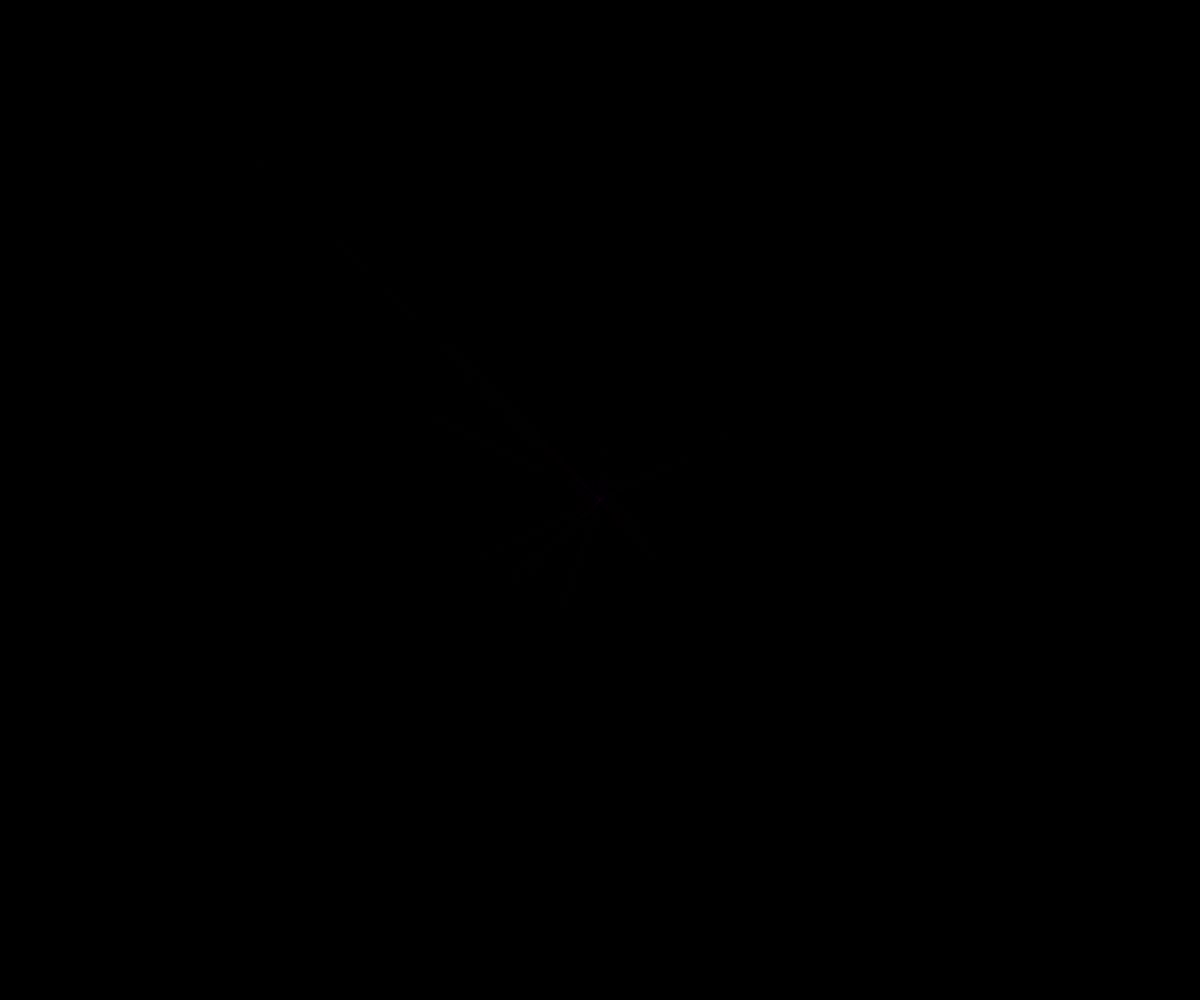
Frame 1 (no input)
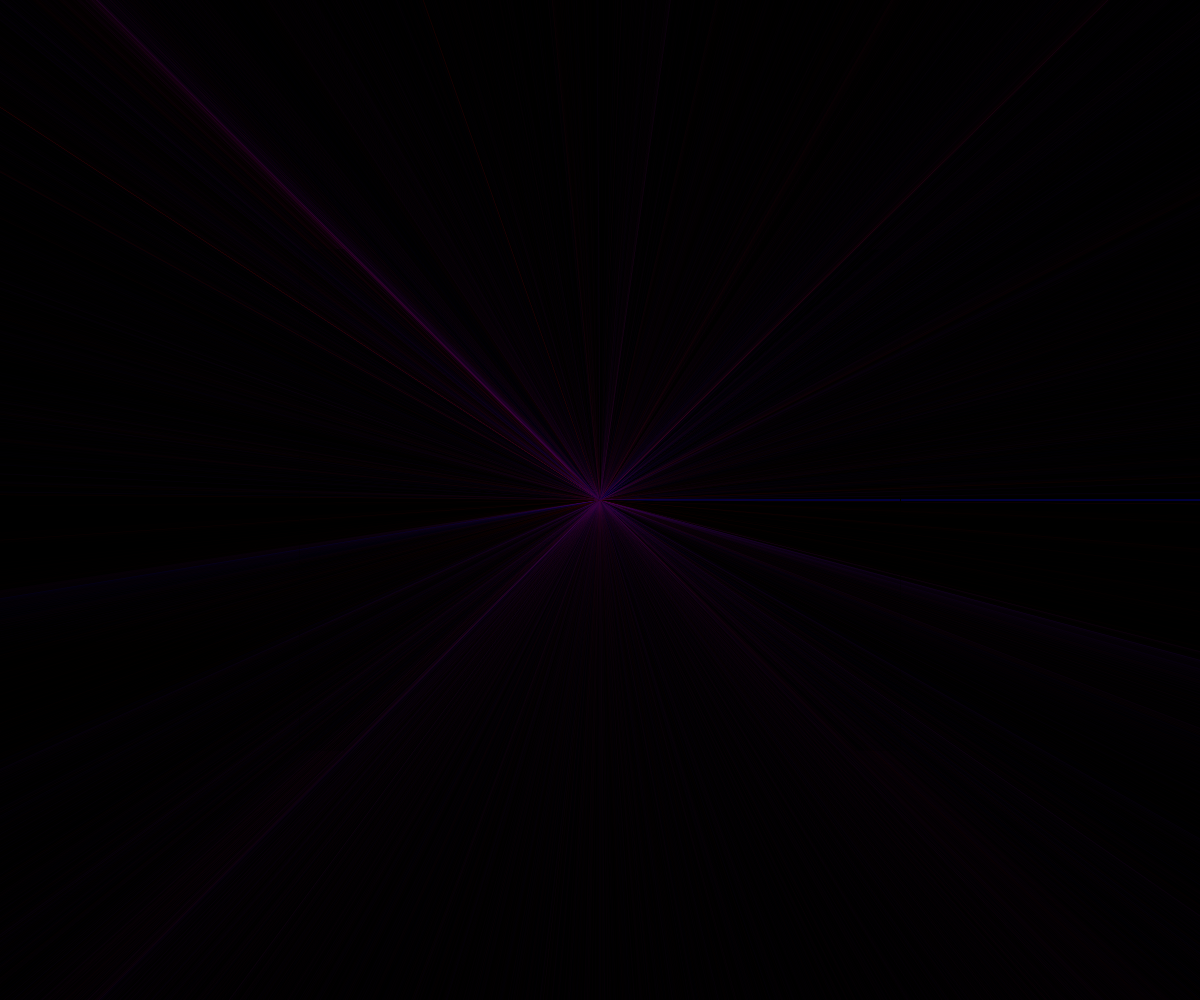
Frame 60 (no input)
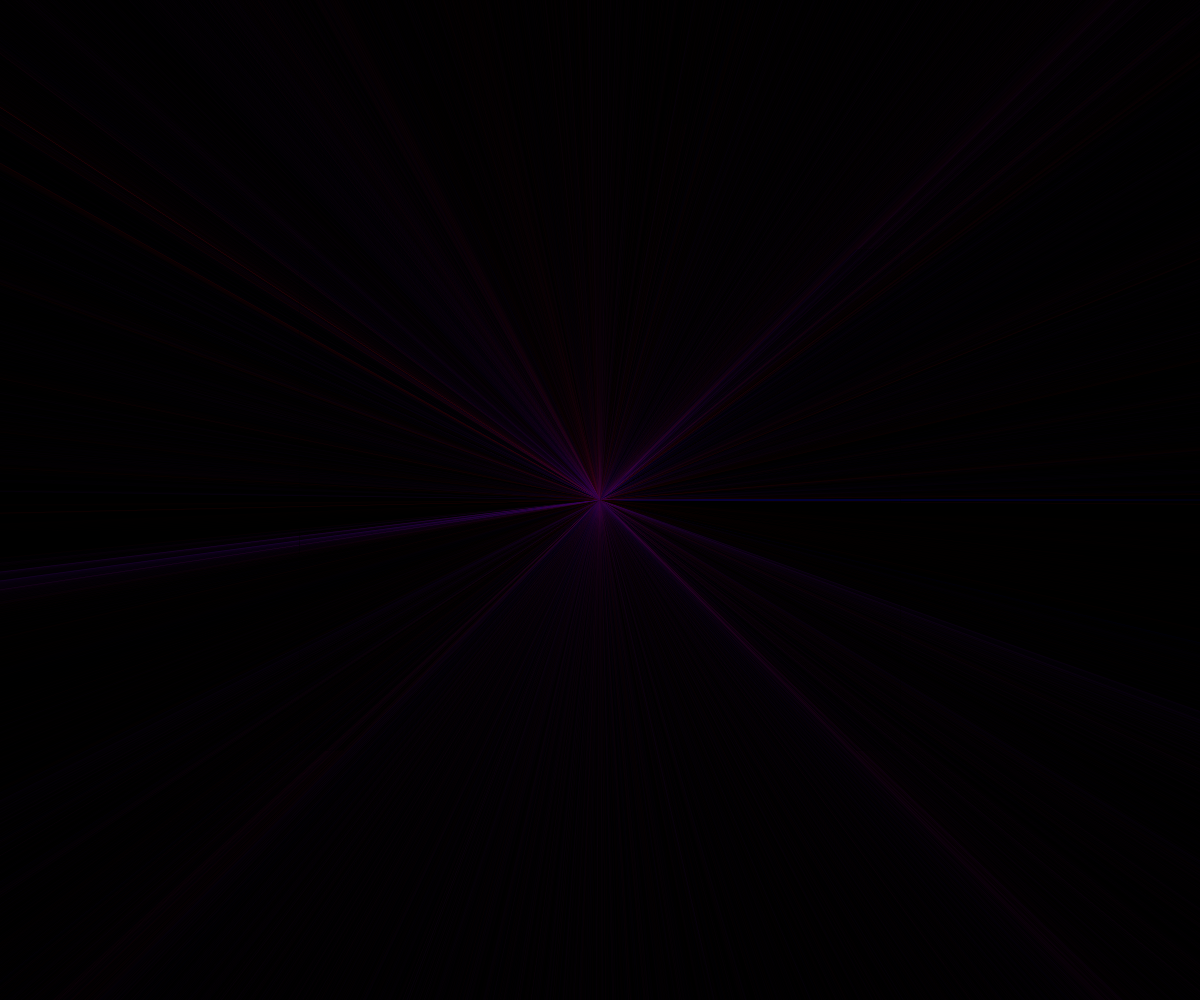
Frame 120 (the mouse pressed at the canvas centre since frame 60)

The p5.js sketch that drew these frames (run headless with seeded random() and noise() and a simulated clock; from frame 60 on, the mouse is pressed at the canvas centre):

// p5.js sketch
// ── sketch.js
// inspiration: https://thecodingtrain.com/CodingChallenges/036-blobby.html
// 8/12/2020

let yoff = 0;
let radius = 250;

function setup() {
  createCanvas(window.innerWidth, window.innerHeight);
  background(0);
}

function draw() {
  translate(width / 2, height / 2);

  let xoff = 0;
  for (var a = 0; a < TWO_PI; a += 0.015) {
    let offset = map(noise(xoff, yoff, xoff + yoff), 0, 1, 0, width);
    let r = radius + offset;
    let x = r * cos(a + offset);
    let y = r * sin(a);
    stroke(map(sin(a * offset), -1, 1, 50, 125), 0, map(cos(a), -1, 1, 50, 150), map(sin(a * offset), -1, 1, 1, 5));
    line(0, 0, x, y);
    xoff += 0.001;
  }

  yoff += 0.0001;
}

function mousePressed() {
  background(0);
}
